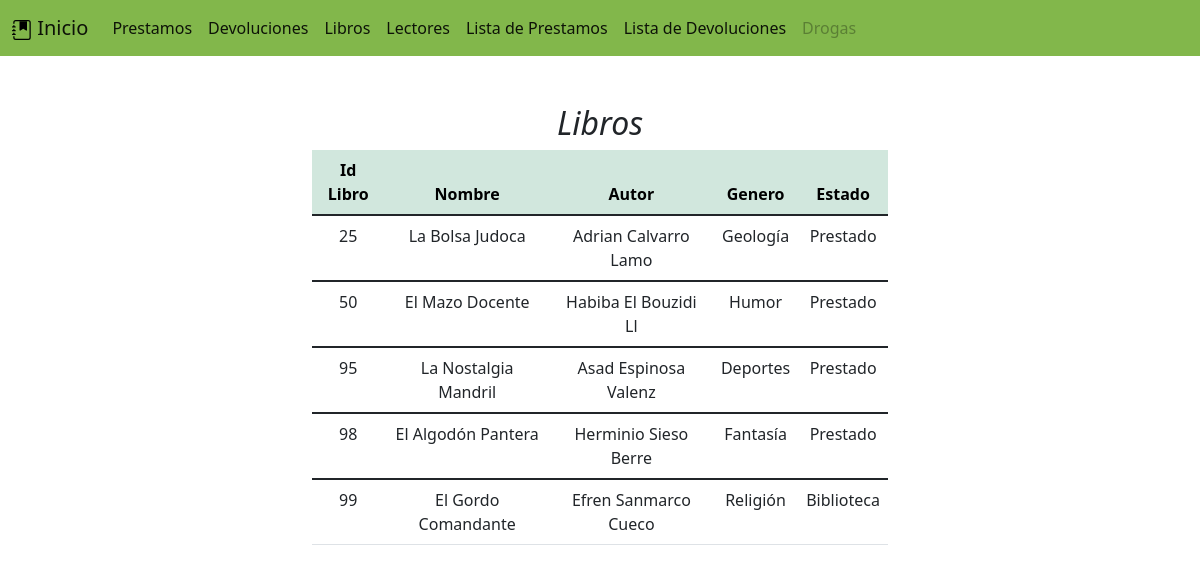
/BL/libros.php, run on the app's committed database.
### tables this page shows
CREATE TABLE `libros` (
  `contador_lib` int(10) NOT NULL,
  `id_libro` int(10) NOT NULL,
  `nombre_lib` varchar(40) NOT NULL,
  `genero` varchar(20) NOT NULL,
  `editorial` varchar(20) NOT NULL,
  `año` year(4) NOT NULL,
  `estado` varchar(20) NOT NULL
);

CREATE TABLE `autor` (
  `id_libro` int(10) NOT NULL,
  `nombre_aut` varchar(20) NOT NULL,
  `nacionalidad` varchar(20) NOT NULL,
  `fecha_de_nacimiento` date NOT NULL
);

### BL/Cservicios.php (called while the page is built, shortened)
<?php
class Producto{
    function mostrar_libros($conexion){
      $sql="SELECT * FROM libros l, autor a WHERE l.id_libro=a.id_libro";
      $rec=mysqli_query($conexion,$sql);
      return $rec;
    }
}
?>

### BL/libros.php (the view, shortened to what this page needs)
<?php
include_once("Cservicios.php");
$conexion=$objeto->connectDB();
$objconsulta=new Producto;
$vent=$objconsulta->mostrar_libros($conexion);
?>
<!doctype html>
<html lang="en">
  <head>
    <link href="https://cdn.jsdelivr.net/npm/bootstrap@5.1.1/dist/css/bootstrap.min.css" rel="stylesheet">
  </head>
  <body>
  <nav class="navbar navbar-expand-lg navbar-light " style="background-color: #82b74b;">
  <div class="container-fluid">
    <a class="navbar-brand" href="index.php"> <img src="img/journal-bookmark-fill.svg" alt="" width="20" height="20" class="d-inline-block align-text-center"> Inicio</a>
    <div class="collapse navbar-collapse" id="navbarNav">
      <ul class="navbar-nav">
        <li class="nav-item">
          <a class="nav-link active" aria-current="page" href="prestamos.php">Prestamos</a>
        </li>
        <li class="nav-item">
          <a class="nav-link active" href="devoluciones.php">Devoluciones</a>
        </li>
        <li class="nav-item">
          <a class="nav-link active" href="libros.php">Libros</a>
        </li>
        <li class="nav-item">
          <a class="nav-link active" href="lectores.php">Lectores</a>
        </li>
        <li class="nav-item">
          <a class="nav-link active" href="mprestamos.php">Lista de Prestamos</a>
        </li>
        <li class="nav-item">
          <a class="nav-link active" href="mdevoluciones.php">Lista de Devoluciones</a>
        </li>
        <li class="nav-item">
          <a class="nav-link disabled">Drogas</a>
        </li>
      </ul>
    </div>
  </div>
</nav>
<div class="container py-5 col-md-6">
  <div class="text-center ">
  <table class="table">
  <h2> <em> Libros</em></h2>
  <thead class="table-success ">
  <tr>
            <th scope="col">Id Libro</th>
            <th scope="col">Nombre</th>
            <th scope="col">Autor</th>
            <th scope="col">Genero</th>
            <th scope="col">Estado</th>
          </tr>
  </thead>
  <tbody>
        <?php while($row=mysqli_fetch_array($vent)){ ?>
          <tr>
          <td align="center"><?php echo $row['id_libro'] ?></td>
          <td align="center"><?php echo $row['nombre_lib'] ?></td>
          <td align="center"><?php echo $row['nombre_aut'] ?></td>
          <td align="center"><?php echo $row['genero'] ?></td>
          <td align="center"><?php echo $row['estado'] ?></td>
          </tr>
  </tbody>
  <?php } ?>
</table>
  </div>
</div>
  </body>
</html>

### data on the page
libros: autor.id_libro "25", nombre_lib "La Bolsa Judoca", autor.nombre_aut "Adrian Calvarro Lamo", genero "Geología", estado "Prestado"
libros: autor.id_libro "50", nombre_lib "El Mazo Docente", autor.nombre_aut "Habiba El Bouzidi Ll", genero "Humor", estado "Prestado"
libros: autor.id_libro "95", nombre_lib "La Nostalgia Mandril", autor.nombre_aut "Asad Espinosa Valenz", genero "Deportes", estado "Prestado"
libros: autor.id_libro "98", nombre_lib "El Algodón Pantera", autor.nombre_aut "Herminio Sieso Berre", genero "Fantasía", estado "Prestado"
libros: autor.id_libro "99", nombre_lib "El Gordo Comandante", autor.nombre_aut "Efren Sanmarco Cueco", genero "Religión", estado "Biblioteca"
